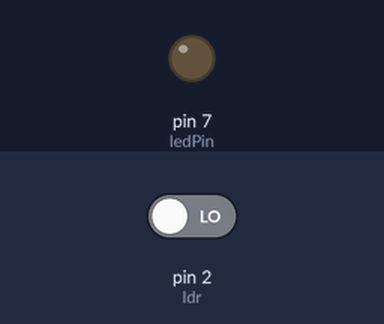
Bench run of a sketch on a simulated Arduino Uno, built with avr-gcc and run on an emulated ATmega328P. On the bench: output pins drawn as LEDs (lit = HIGH). The test bench sets the inputs (shaded band); at power-on: pin 2 (ldr) LOW.

Above: at 1.2 s.
1.3 s: pin 2 (ldr) driven HIGH
At 2.5 s:
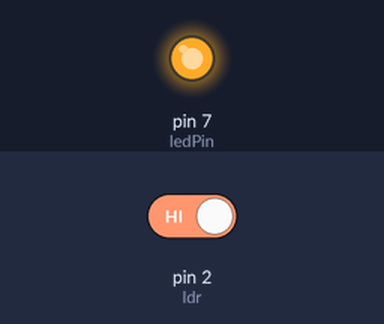
2.8 s: pin 2 (ldr) driven LOW
At 3.7 s:
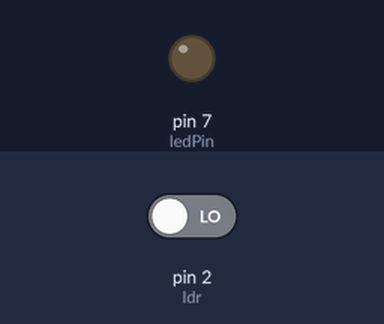
Timing chart, 0 to 5.8 s (numbered marks = the images above; inputs shaded):
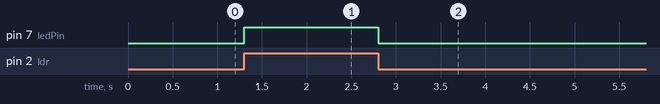

The sketch:

Streetlight_using_LDR.ino
```cpp
int ldr =2 ;
int ledPin = 7;
int ldrState = 0;
void setup() {

  pinMode(ledPin, OUTPUT);

  pinMode(ldr, INPUT);
}

void loop() {

  ldrState = digitalRead(ldr);

  if (ldrState == 1) {

    digitalWrite(ledPin, HIGH);
  } else {

    digitalWrite(ledPin, LOW);
  }
}
```

Measured:
- after the input at 1.3 s, pin 7 (ledPin): LOW → HIGH at once
- after the input at 2.8 s, pin 7 (ledPin): HIGH → LOW at once
